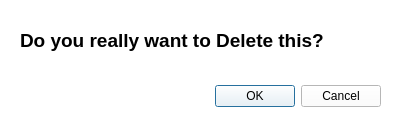
<?xml version="1.0" encoding="UTF-8"?>
<ui version="4.0">
 <class>DeleteConfirmation</class>
 <widget class="QDialog" name="DeleteConfirmation">
  <property name="geometry">
   <rect>
    <x>0</x>
    <y>0</y>
    <width>400</width>
    <height>121</height>
   </rect>
  </property>
  <property name="windowTitle">
   <string>Dialog</string>
  </property>
  <property name="styleSheet">
   <string notr="true">background:rgb(255, 255, 255)</string>
  </property>
  <widget class="QDialogButtonBox" name="buttonBox">
   <property name="geometry">
    <rect>
     <x>40</x>
     <y>80</y>
     <width>341</width>
     <height>32</height>
    </rect>
   </property>
   <property name="orientation">
    <enum>Qt::Horizontal</enum>
   </property>
   <property name="standardButtons">
    <set>QDialogButtonBox::Cancel|QDialogButtonBox::Ok</set>
   </property>
  </widget>
  <widget class="QLabel" name="label">
   <property name="geometry">
    <rect>
     <x>20</x>
     <y>20</y>
     <width>341</width>
     <height>41</height>
    </rect>
   </property>
   <property name="font">
    <font>
     <pointsize>14</pointsize>
     <bold>true</bold>
    </font>
   </property>
   <property name="text">
    <string>Do you really want to Delete this?</string>
   </property>
   <property name="alignment">
    <set>Qt::AlignLeading|Qt::AlignLeft|Qt::AlignVCenter</set>
   </property>
  </widget>
 </widget>
 <resources/>
 <connections>
  <connection>
   <sender>buttonBox</sender>
   <signal>accepted()</signal>
   <receiver>DeleteConfirmation</receiver>
   <slot>accept()</slot>
   <hints>
    <hint type="sourcelabel">
     <x>248</x>
     <y>254</y>
    </hint>
    <hint type="destinationlabel">
     <x>157</x>
     <y>274</y>
    </hint>
   </hints>
  </connection>
  <connection>
   <sender>buttonBox</sender>
   <signal>rejected()</signal>
   <receiver>DeleteConfirmation</receiver>
   <slot>reject()</slot>
   <hints>
    <hint type="sourcelabel">
     <x>316</x>
     <y>260</y>
    </hint>
    <hint type="destinationlabel">
     <x>286</x>
     <y>274</y>
    </hint>
   </hints>
  </connection>
 </connections>
</ui>
